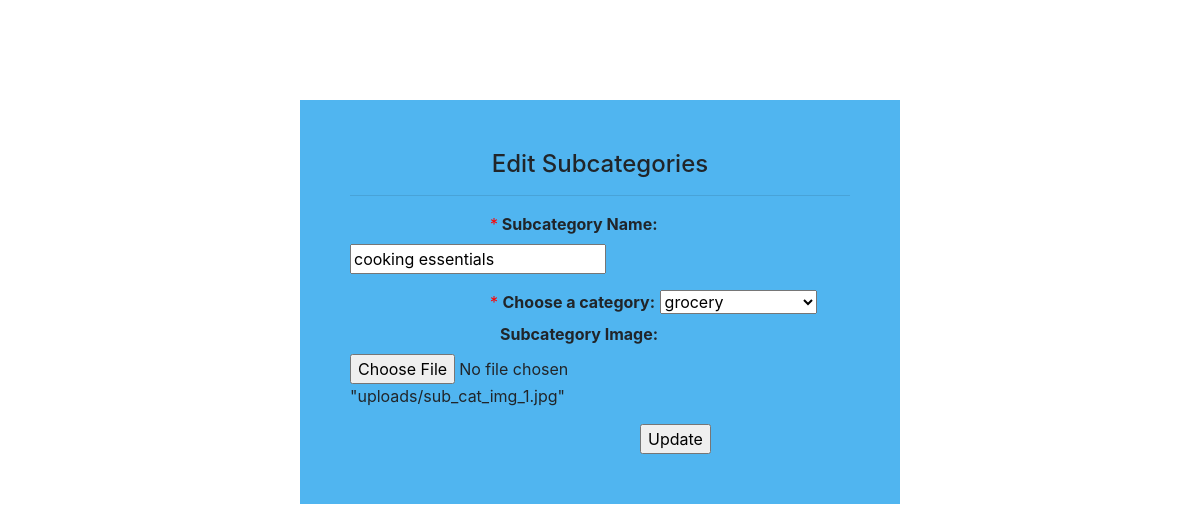
Screenshot of /admin_panel/updatesubcategory.php?id=1 with the database file from the repository.
### tables this page shows
CREATE TABLE `sub_category` (
  `sub_cat_id` int(30) NOT NULL,
  `s_name` varchar(100) NOT NULL,
  `status` varchar(5) NOT NULL,
  `cat_id` int(30) NOT NULL,
  `sub_cat_img` varchar(200) DEFAULT NULL
);

CREATE TABLE `category` (
  `cat_id` int(30) NOT NULL,
  `name` varchar(100) NOT NULL,
  `status` varchar(5) NOT NULL,
  `cat_img` varchar(200) DEFAULT NULL,
  `cat_ban` varchar(200) DEFAULT NULL
);

### admin_panel/updatesubcategory.php (the view, shortened to what this page needs)
<?php
$con=mysqli_connect('localhost','root','','eshop');
$id=$_GET['id'];
$sql="select sub_category.sub_cat_id, sub_category.s_name, sub_category.sub_cat_img, category.cat_id, category.name FROM sub_category, category where
sub_category.cat_id=category.cat_id and sub_cat_id='$id'";
$res=mysqli_query($con,$sql);
$row=mysqli_fetch_assoc($res);
?>
<html>
	<head>
	<link rel="stylesheet" href="https://stackpath.bootstrapcdn.com/bootstrap/4.1.3/css/bootstrap.min.css"
        integrity=
"sha384-MCw98/SFnGE8fJT3GXwEOngsV7Zt27NXFoaoApmYm81iuXoPkFOJwJ8ERdknLPMO"
 />
		<link rel="stylesheet" type="text/css" href="designpage.css">
	</head>
	<body>
	<form action=""  method="post" enctype="multipart/form-data" style="background-color: rgb(80, 181, 240); padding: 50px; margin:300px; margin-top: 100px; ">
        <div class="row">
             <div class="col-lg-12 col-md-12 col-sm-12 col-xs-12">
			 <h4 style="text-align: center;">Edit Subcategories</h4>
                                        <hr>
                        <div class="form-group">
                            <label for="email"><span style="color:#FF0000; margin-left: 140px;"  >*</span><b> Subcategory Name:</b></label>
                            <input type="text" name="subcategory" value="<?php echo $row["s_name"] ?>" >
                        </div>
                        <div class="form-group">
                            <?php
		  $uname2=$row['cat_id'];
          $q="SELECT * FROM category where cat_id!=$uname2";
          $res1=mysqli_query($con,$q) or die("wrong query");
          if(mysqli_num_rows($res1)>0){
          ?>
                            <label for="category"><span style="color:#FF0000; margin-left: 140px;">*</span> <b>Choose a category:</b></label>
  <select name="category" id="category">
	 <option value="<?php echo $row['cat_id']?>" selected><?php echo $row['name']?></option>
  </select><br>
  <div class="form-group">
                            <label for="sub_cat_img"><span style="color:#FF0000; margin-left: 150px;"  ></span><b> Subcategory Image:</b></label>
                            <input type="file" name="sub_cat_img" />"<?php echo $row["sub_cat_img"] ?>"
                        </div>
  <?php }?>
                        </div>
			</div>
		</div>
        <input type="submit" name="update" value="Update" style="margin-left: 290px;">
	</form>
	</body>
</html>

### rows the page displays
sub_category: subcategory "cooking essentials", category "grocery", sub_cat_img "uploads/sub_cat_img_1.jpg"
